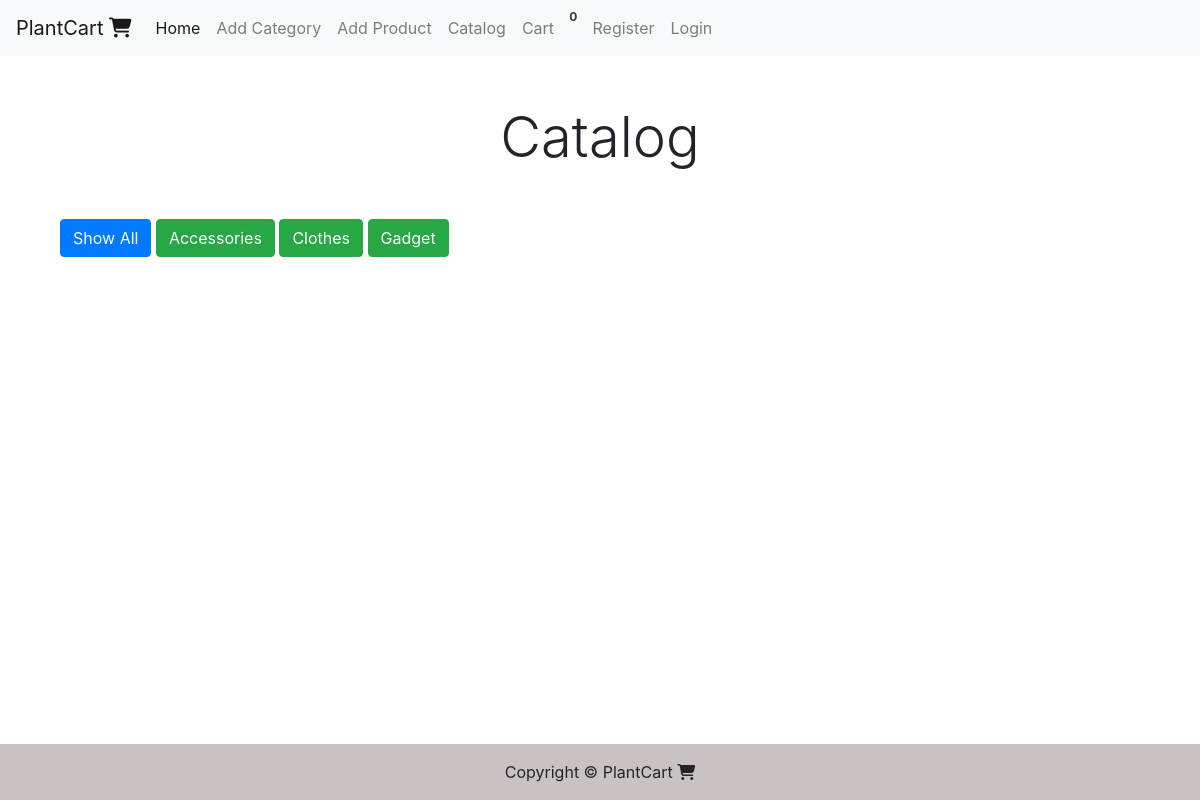
The app's page /views/catalog.php, older data.
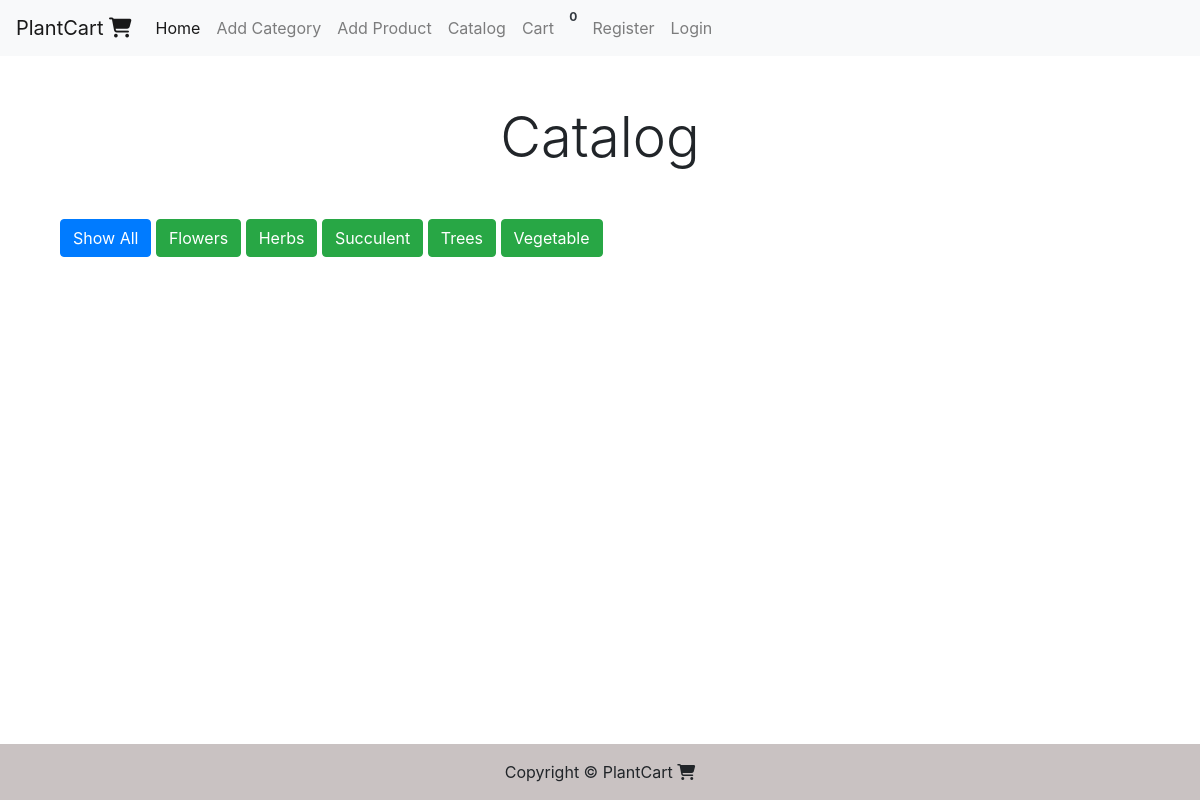
The same page, newer data.
### tables this page shows
CREATE TABLE `categories` (
  `id` int NOT NULL AUTO_INCREMENT,
  `name` varchar(255) NOT NULL UNIQUE, 
   PRIMARY KEY (`id`)
);

### views/catalog.php (the view, shortened to what this page needs)
<?php
   require_once './../partials/template.php';
   function get_content(){
   require_once './../controllers/connection.php';
?>
   <div class="container mt-5">
   <h3 class="display-4 text-center mb-5">Catalog</h3>
      <a href="./catalog.php" class="btn btn-primary">Show All </a>
      <?php
      $category_query = "SELECT * FROM categories";
      $categories = mysqli_query($conn, $category_query);
      foreach($categories as $indiv_category){
      ?>
         <a href="./catalog.php?category_id=<?= $indiv_category['id']?>" class="btn btn-success">
            <?= $indiv_category['name'] ?>
         </a>
      <?php } ?>
   </div>
<?php
   };
?>

### partials/template.php (shortened to what this page needs)
<!doctype html>
<html lang="en">
  <head>
    <link rel="stylesheet" href="https://stackpath.bootstrapcdn.com/bootstrap/4.4.1/css/bootstrap.min.css">
    <link rel="stylesheet" href="../assets/css/style.css">
  </head>
  <body class="d-flex flex-column min-vh-100">
    <?php
      require_once 'header.php';
    ?>
    <main role="main" class="flex-shrink-0">
      <div class="container">
        <?php get_content(); ?>
      </div>
    </main>
    <?php
      require_once 'footer.php';
    ?>
  </body>
</html>

### partials/header.php (shortened to what this page needs)
<nav class="navbar navbar-expand-lg navbar-light bg-light ">
  <a class="navbar-brand" href="#">PlantCart <i class="fas fa-shopping-cart"></i></a>
  <div class="collapse navbar-collapse" id="navbarNavAltMarkup">
    <div class="navbar-nav">
      <a class="nav-item nav-link active" href="./../views/home.php">Home <span class="sr-only">(current)</span></a>
      <a class="nav-item nav-link" href="./../views/add_category.php">Add Category</a>
      <a class="nav-item nav-link" href="./../views/add_product.php">Add Product</a>
      <a class="nav-item nav-link" href="./../views/catalog.php">Catalog</a>
      <a class="nav-item nav-link" href="./../views/cart.php">Cart</a>
        <span class="badge badge-pill bg-light text-dark" id="cart-count">
      <?php
        if(isset($_SESSION['cart'])){
          echo array_sum($_SESSION['cart']);
        } else {
          echo 0;
        }
      ?>
        </span>
      <?php if(isset($_SESSION['user'])) { ?>
        <a class="nav-item nav-link" href="./../controllers/logout.php">Logout</a>
      <?php } else { ?>
        <a class="nav-item nav-link" href="./../views/register.php">Register</a>
        <a class="nav-item nav-link" href="./../views/login.php">Login</a>
      <?php } ?>
    </div>
  </div>
</nav>

### partials/footer.php
<footer class="footer mt-auto py-3">
	<div class="container text-center">
		<span>Copyright &copy; PlantCart <i class="fas fa-shopping-cart"></i></span>
	</div>
</footer>

### assets/css/style.css (style rules this page uses)
.footer { background-color: #c9c2c2; }

Row changes from the older to the newer data that the page shows:
changed categories: name "Gadget" → "Flowers"; moves up the list
changed categories: name "Clothes" → "Herbs"; moves down the list
added categories: name "Succulent"
changed categories: name "Accessories" → "Trees"
added categories: name "Vegetable"
